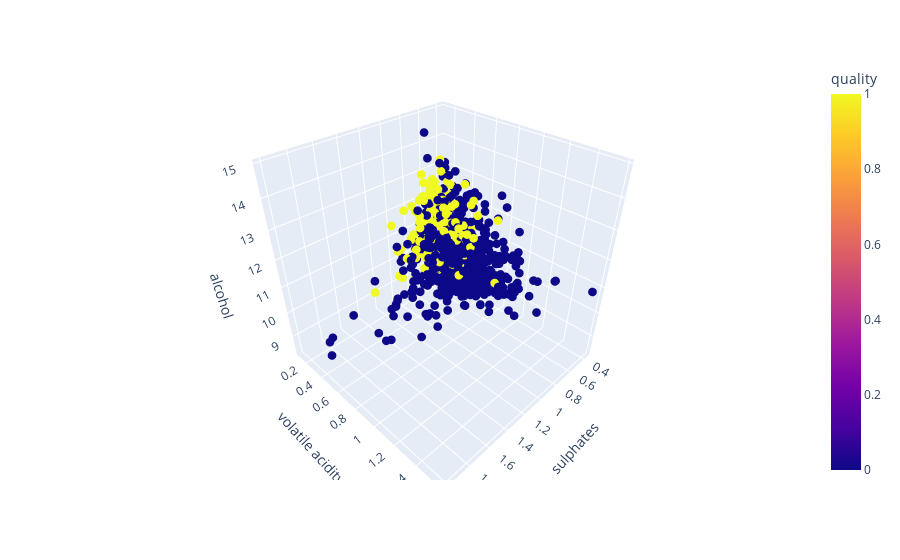

The notebook cell this image was saved under:
### Markdown cell above
On ne voit aucune surface vraiment séparable. On voit que les meilleurs surfaces sont les surfaces avec la quantité d'alcool et notamment avec les sulphates. On peut donc dire que la variables la plus importante pourrait être la quantité d'alcool. Maintenant on va essayer de faire un premier modéle avec l'alcool, les sulphates et l'acidité volatile. Avant de faire le modéle je vais visualiser ces trois variables sur un graphique 3D.

### Code cell
fig = px.scatter_3d(
    train_set_binarisé,
    x="sulphates",
    y="volatile acidity",
    z="alcohol",
    color="quality",
)
fig.update_traces(marker=dict(size=3))
fig.show()

### Figure 1 — Plotly figure (JSON) as saved in the notebook; plotly's stock layout.template omitted (floating-point values rounded to 4 significant figures; data arrays with more than 128 entries replaced by an {"elided": "..."} marker saying what was removed)
{"data": [{"hovertemplate": "sulphates=%{x}<br>volatile acidity=%{y}<br>alcohol=%{z}<br>quality=%{marker.color}<extra></extra>", "legendgroup": "", "marker": {"color": {"elided": "1279 int values"}, "coloraxis": "coloraxis", "size": 3, "symbol": "circle"}, "mode": "markers", "name": "", "scene": "scene", "showlegend": false, "type": "scatter3d", "x": {"elided": "1279 float values"}, "y": {"elided": "1279 float values"}, "z": {"elided": "1279 float values"}}], "layout": {"coloraxis": {"colorbar": {"title": {"text": "quality"}}, "colorscale": [[0, "#0d0887"], [0.1111, "#46039f"], [0.2222, "#7201a8"], [0.3333, "#9c179e"], [0.4444, "#bd3786"], [0.5556, "#d8576b"], [0.6667, "#ed7953"], [0.7778, "#fb9f3a"], [0.8889, "#fdca26"], [1, "#f0f921"]]}, "legend": {"tracegroupgap": 0}, "margin": {"t": 60}, "scene": {"domain": {"x": [0, 1], "y": [0, 1]}, "xaxis": {"title": {"text": "sulphates"}}, "yaxis": {"title": {"text": "volatile acidity"}}, "zaxis": {"title": {"text": "alcohol"}}}}}
